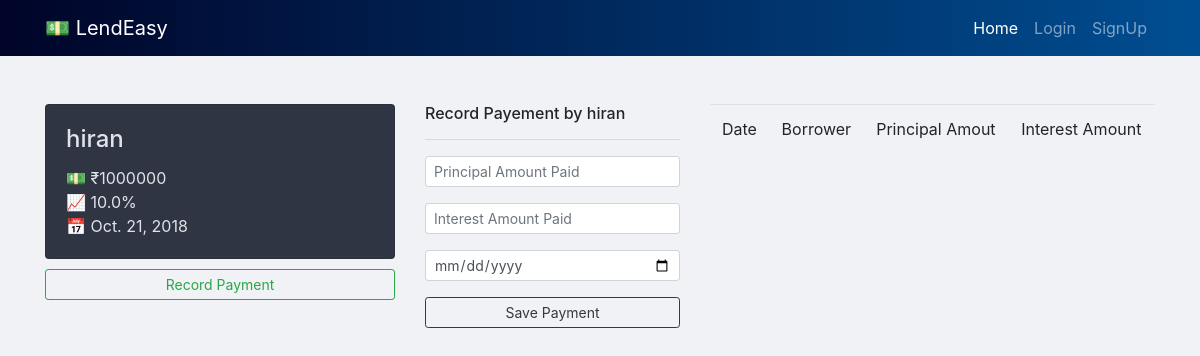
The app's page /history/1/, older data.
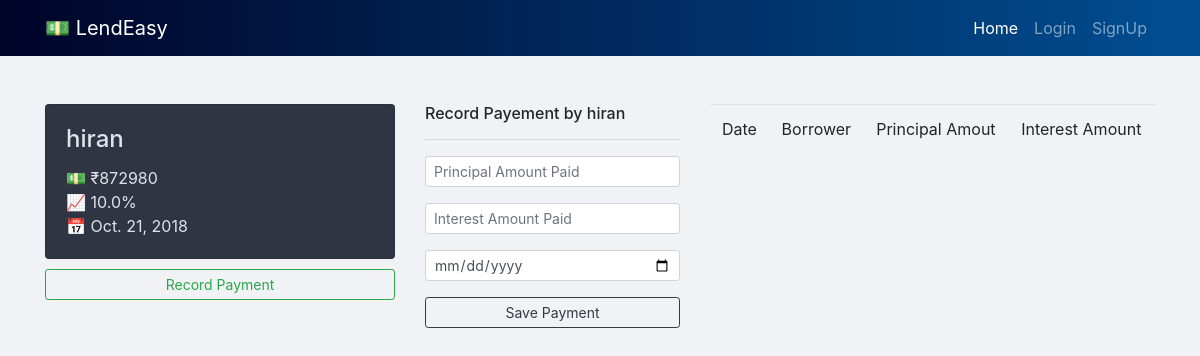
The same page, newer data.
### transact/models.py (models this page shows, shortened)
class Borrower(models.Model):
    name = models.CharField(max_length=20)
    phone = models.CharField(max_length=20)
    amount = models.IntegerField(blank=True, null=True)
    interest = models.FloatField(blank=True, null=True)
    duration = models.IntegerField(blank=True, null=True)
    terms = models.CharField(max_length=10, blank=True, null=True)
    date = models.DateTimeField(blank=True, null=True)
    lender = models.ForeignKey(User, on_delete=models.CASCADE, null=True)
    intamt = models.FloatField(blank=True, null=True)

### transact/views.py (the view)
# urls.py: path('history/<int:borid>/',history,name='history')
def history(request,borid):
	borrower = Borrower.objects.get(pk=borid)
	history = Payments.objects.filter(borrower=borrower)
	return render(request,"history.html",{"history":history, "borrower":borrower})

### templates/history.html (shortened to what this page needs)
{% extends 'base.html' %}
{% block body %}
	<div class="container">
		<div class="row">
			<div class="col-md-4">
				<div class="card floater" style="display: inline-block; width:100%">
					<div class="card-body">
						<h4 class="card-title">{{borrower.name}}</h4>
						<p class="card-text">💵 ₹{{borrower.amount}}<br>📈 {{borrower.interest}}%<br>📅 {{borrower.date|date}}</p>
					</div>
				</div>
				<a href="/paid/{{borrower.id}}/" class="btn btn-sm btn-outline-success" style="width:100%">Record Payment</a>
			</div>
			<div class="col-md-3">
				<h6>Record Payement by {{borrower.name}}</h6>
				<hr>
				<form action="/paid/{{borrower.id}}/" method="POST">
					<div class="form-group">
						<input class="form-control form-control-sm" type="number" name="pamount" placeholder="Principal Amount Paid">
					</div>
					<div class="form-group">
						<input class="form-control form-control-sm" type="number" name="iamount" placeholder="Interest Amount Paid">
					</div>
					<div class="form-group">
						<input class="form-control form-control-sm" type="date" name="date">
					</div>
					<button class="btn btn-sm btn-outline-dark" type="submit" style="width:100%">Save Payment</button>
				</form>
			</div>
			<div class="col-md-5">
				<table class="table table-striped">
					<thead>
						<tr>
							<td>Date</td>
							<td>Borrower</td>
							<td>Principal Amout</td>
							<td>Interest Amount</td>
						</tr>
					</thead>
				</table>
			</div>
		</div>
	</div>
{% endblock %}

Row changes from the older to the newer data that the page shows:
changed Borrower "hiran": amount "1000000" → "872980"
